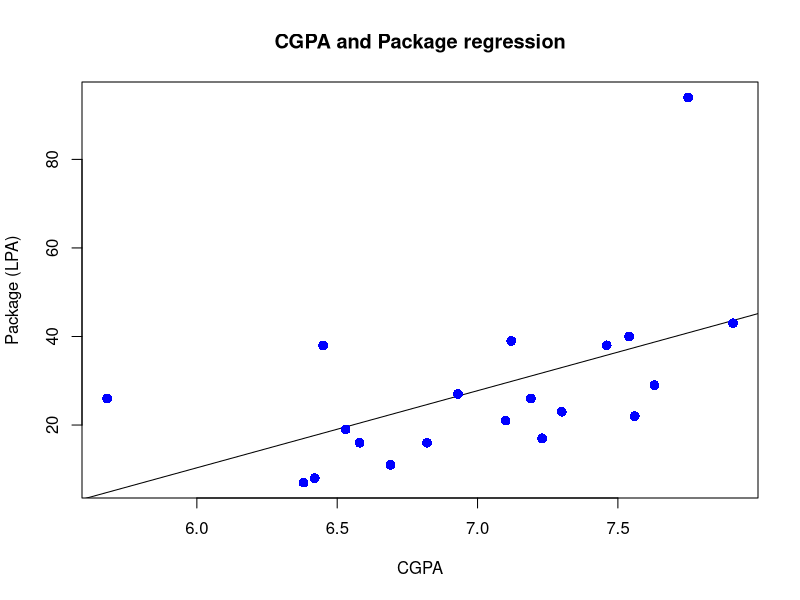

This figure's R source:
# Reading Dataset
SalaryData <- read.csv("placement.csv")
print(SalaryData)

# Preparing model
model <- lm(package ~ cgpa, data = SalaryData)

# Fetching R-square, p value, f statistics ...
summary(model)

# Plotting graph
# plot(SalaryData$cgpa, SalaryData$package, col = "blue")
# abline(model)

plot(SalaryData$cgpa, SalaryData$package, col = "blue",
     main = "CGPA and Package regression",
     abline(model), cex = 1.3, pch = 16,
     xlab = "CGPA", ylab = "Package (LPA)")
